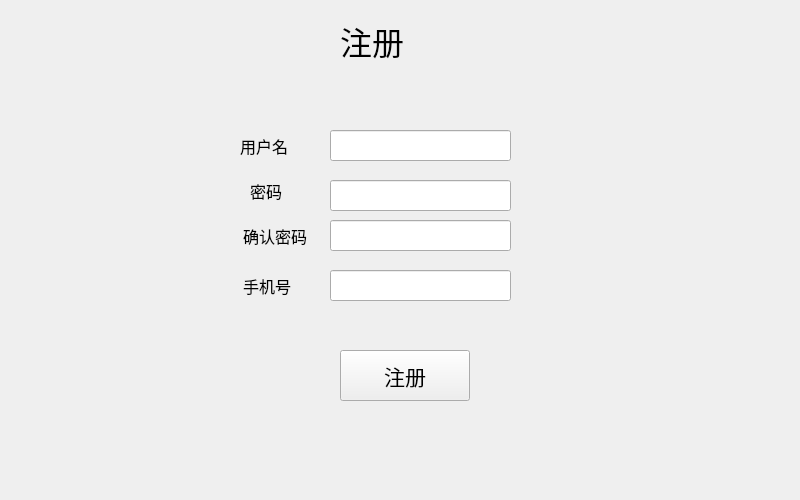
<?xml version="1.0" encoding="UTF-8"?>
<ui version="4.0">
 <class>Register_Form</class>
 <widget class="QWidget" name="Register_Form">
  <property name="geometry">
   <rect>
    <x>0</x>
    <y>0</y>
    <width>800</width>
    <height>500</height>
   </rect>
  </property>
  <property name="windowTitle">
   <string>系统注册</string>
  </property>
  <widget class="QPushButton" name="register_bt">
   <property name="geometry">
    <rect>
     <x>340</x>
     <y>350</y>
     <width>130</width>
     <height>51</height>
    </rect>
   </property>
   <property name="font">
    <font>
     <pointsize>16</pointsize>
    </font>
   </property>
   <property name="text">
    <string>注册</string>
   </property>
  </widget>
  <widget class="QLabel" name="username_lb">
   <property name="geometry">
    <rect>
     <x>240</x>
     <y>130</y>
     <width>54</width>
     <height>31</height>
    </rect>
   </property>
   <property name="font">
    <font>
     <pointsize>12</pointsize>
    </font>
   </property>
   <property name="text">
    <string>用户名</string>
   </property>
  </widget>
  <widget class="QLabel" name="password_lb">
   <property name="geometry">
    <rect>
     <x>250</x>
     <y>180</y>
     <width>54</width>
     <height>21</height>
    </rect>
   </property>
   <property name="font">
    <font>
     <pointsize>12</pointsize>
    </font>
   </property>
   <property name="text">
    <string>密码</string>
   </property>
  </widget>
  <widget class="QLineEdit" name="username_et">
   <property name="geometry">
    <rect>
     <x>330</x>
     <y>130</y>
     <width>181</width>
     <height>31</height>
    </rect>
   </property>
  </widget>
  <widget class="QLineEdit" name="password_et">
   <property name="geometry">
    <rect>
     <x>330</x>
     <y>180</y>
     <width>181</width>
     <height>31</height>
    </rect>
   </property>
  </widget>
  <widget class="QLabel" name="title_lb">
   <property name="geometry">
    <rect>
     <x>340</x>
     <y>10</y>
     <width>151</width>
     <height>61</height>
    </rect>
   </property>
   <property name="font">
    <font>
     <pointsize>24</pointsize>
    </font>
   </property>
   <property name="text">
    <string>注册</string>
   </property>
   <property name="textFormat">
    <enum>Qt::AutoText</enum>
   </property>
  </widget>
  <widget class="QLabel" name="tel_lb">
   <property name="geometry">
    <rect>
     <x>243</x>
     <y>275</y>
     <width>61</width>
     <height>21</height>
    </rect>
   </property>
   <property name="font">
    <font>
     <pointsize>12</pointsize>
    </font>
   </property>
   <property name="text">
    <string>手机号</string>
   </property>
  </widget>
  <widget class="QLineEdit" name="tel_et">
   <property name="geometry">
    <rect>
     <x>330</x>
     <y>270</y>
     <width>181</width>
     <height>31</height>
    </rect>
   </property>
  </widget>
  <widget class="QLabel" name="psd2_lb">
   <property name="geometry">
    <rect>
     <x>243</x>
     <y>220</y>
     <width>71</width>
     <height>31</height>
    </rect>
   </property>
   <property name="font">
    <font>
     <pointsize>12</pointsize>
    </font>
   </property>
   <property name="text">
    <string>确认密码</string>
   </property>
  </widget>
  <widget class="QLineEdit" name="password2_et">
   <property name="geometry">
    <rect>
     <x>330</x>
     <y>220</y>
     <width>181</width>
     <height>31</height>
    </rect>
   </property>
  </widget>
 </widget>
 <resources/>
 <connections/>
</ui>
